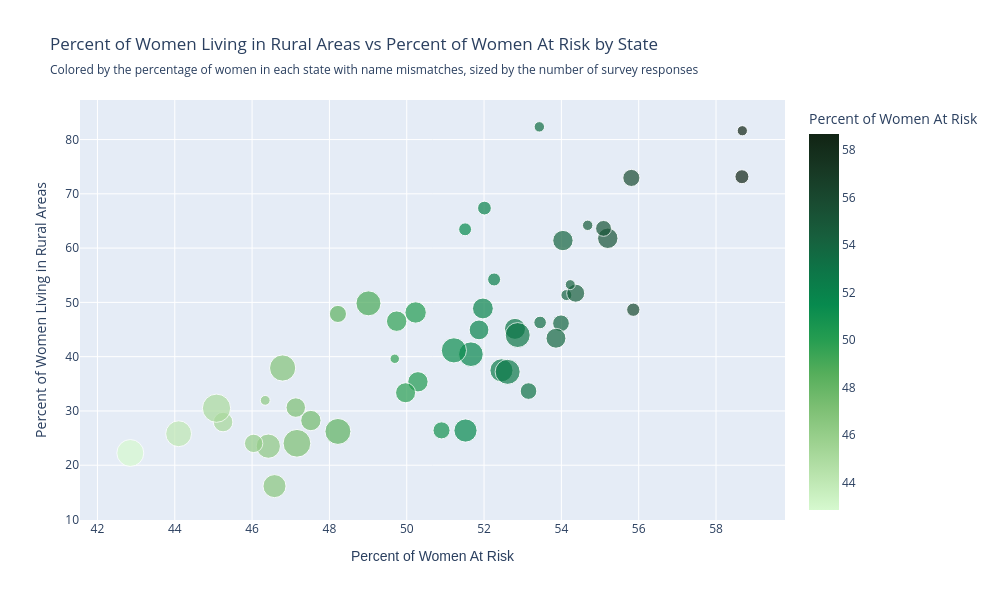
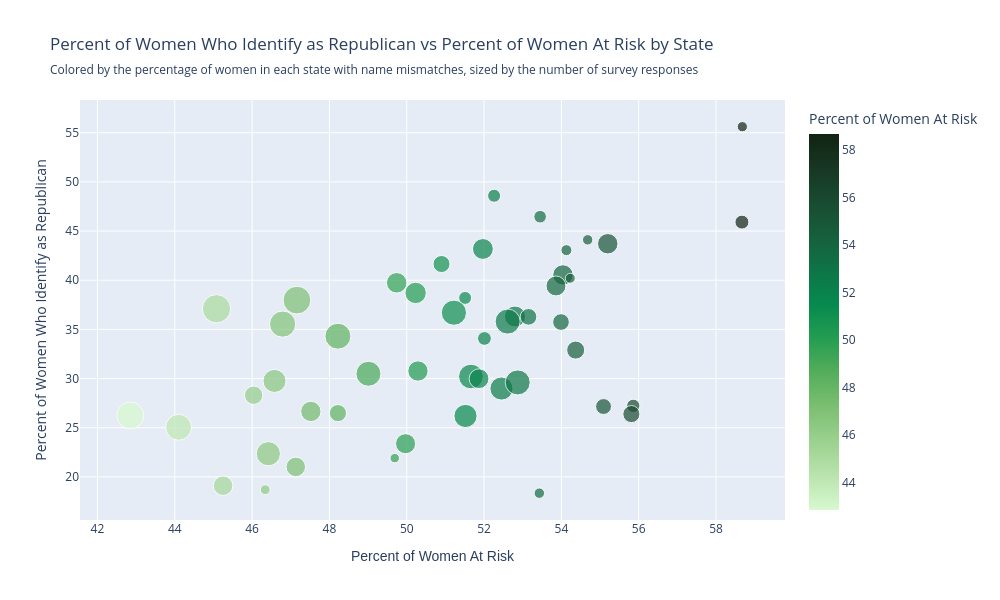

Notebook source saved alongside these figures, in order:
### Code cell
# Loop over pairs and create scatterplots colored by percent at risk (Excluding Delaware as outlier)
pairs = [
    ('Percent of Women At Risk', 'Percent of Women Living in Rural Areas'),
    ('Percent of Women At Risk','Percent of Women Who Identify as Republican'),
    # ('Percent of Women with an Income Under 25000', 'Percent of Women with Less than a College Degree'),
    # ('Percent of Women At Risk','Percent of Women with Less than a College Degree'),
    # ('Percent of Women At Risk','Percent of Women with an Income Under 25000'),
    # ('Percent of Women At Risk','Percent of Women Who Identify as Christian'),
    # ('Percent of Women At Risk','Percent of Women Under 30'),
]

import plotly.express as px

for x_var, y_var in pairs:
    fig = px.scatter(
        plot_df,
        x=x_var,
        y=y_var,
        width=1000, height=600,
        color='Percent of Women At Risk',
        color_continuous_scale='algae',
        size='N', # size by female 15 + population
        hover_name='State',
        title=f'{y_var} vs {x_var} by State',
        subtitle='Colored by the percentage of women in each state with name mismatches, sized by the number of survey responses'
    )

    fig.update_traces(
        text=state_grouped_merged['State'],
        textposition='top center'
    )

    fig.update_xaxes(title_font_family="Arial")

    fig.show()

    # create safe strings for chart names
    safe_x_var = x_var.replace(' ', '_')
    safe_y_var = y_var.replace(' ', '_')
    fig.write_html(f"../charts/{safe_x_var}_vs_{safe_y_var}.html")

### Figure 1 — Plotly figure (JSON) as saved in the notebook; plotly's stock layout.template omitted (floating-point values rounded to 4 significant figures)
{"data": [{"hovertemplate": "<b>%{hovertext}</b><br><br>Percent of Women At Risk=%{marker.color}<br>Percent of Women Living in Rural Areas=%{y}<br>N=%{marker.size}<extra></extra>", "hovertext": ["Alabama", "Alaska", "Arizona", "Arkansas", "California", "Colorado", "Connecticut", "Florida", "Georgia", "Hawaii", "Idaho", "Illinois", "Indiana", "Iowa", "Kansas", "Kentucky", "Louisiana", "Maine", "Maryland", "Massachusetts", "Michigan", "Minnesota", "Mississippi", "Missouri", "Montana", "Nebraska", "Nevada", "New Hampshire", "New Jersey", "New Mexico", "New York", "North Carolina", "North Dakota", "Ohio", "Oklahoma", "Oregon", "Pennsylvania", "Rhode Island", "South Carolina", "South Dakota", "Tennessee", "Texas", "Utah", "Vermont", "Virginia", "Washington", "West Virginia", "Wisconsin", "Wyoming"], "legendgroup": "", "marker": {"color": [52.26, 55.86, 48.22, 54.04, 42.85, 51.52, 47.13, 47.16, 46.79, 49.69, 54.13, 47.52, 52.8, 54.37, 53.99, 55.2, 50.23, 55.81, 46.42, 45.25, 51.66, 52.45, 51.51, 53.86, 52.01, 53.15, 46.58, 55.09, 46.04, 48.22, 44.1, 49.01, 54.23, 52.61, 53.45, 51.87, 51.22, 46.34, 49.74, 54.68, 51.97, 45.08, 50.9, 53.43, 50.29, 49.97, 58.67, 52.87, 58.68], "coloraxis": "coloraxis", "size": [675, 705, 2693, 1655, 2899, 2145, 1522, 3078, 2746, 356, 483, 1654, 1771, 1304, 1116, 1668, 1824, 1171, 2348, 1528, 2430, 2132, 665, 1588, 757, 1108, 2124, 1009, 1353, 1174, 2671, 2493, 398, 2503, 635, 1567, 2534, 385, 1676, 433, 1737, 3197, 1162, 436, 1651, 1604, 782, 2492, 419], "sizemode": "area", "sizeref": 7.992, "symbol": "circle"}, "mode": "markers", "name": "", "orientation": "v", "showlegend": false, "text": ["Alabama", "Alaska", "Arizona", "Arkansas", "California", "Colorado", "Connecticut", "Delaware", "Florida", "Georgia", "Hawaii", "Idaho", "Illinois", "Indiana", "Iowa", "Kansas", "Kentucky", "Louisiana", "Maine", "Maryland", "Massachusetts", "Michigan", "Minnesota", "Mississippi", "Missouri", "Montana", "Nebraska", "Nevada", "New Hampshire", "New Jersey", "New Mexico", "New York", "North Carolina", "North Dakota", "Ohio", "Oklahoma", "Oregon", "Pennsylvania", "Rhode Island", "South Carolina", "South Dakota", "Tennessee", "Texas", "Utah", "Vermont", "Virginia", "Washington", "West Virginia", "Wisconsin", "Wyoming"], "textposition": "top center", "type": "scatter", "x": [52.26, 55.86, 48.22, 54.04, 42.85, 51.52, 47.13, 47.16, 46.79, 49.69, 54.13, 47.52, 52.8, 54.37, 53.99, 55.2, 50.23, 55.81, 46.42, 45.25, 51.66, 52.45, 51.51, 53.86, 52.01, 53.15, 46.58, 55.09, 46.04, 48.22, 44.1, 49.01, 54.23, 52.61, 53.45, 51.87, 51.22, 46.34, 49.74, 54.68, 51.97, 45.08, 50.9, 53.43, 50.29, 49.97, 58.67, 52.87, 58.68], "xaxis": "x", "y": [54.22, 48.65, 26.22, 61.39, 22.25, 26.39, 30.62, 24.04, 37.91, 39.61, 51.35, 28.23, 45.12, 51.69, 46.15, 61.81, 48.14, 72.93, 23.51, 27.95, 40.45, 37.48, 63.46, 43.39, 67.37, 33.66, 16.15, 63.63, 24.02, 47.87, 25.8, 49.82, 53.27, 37.2, 46.3, 44.93, 41.16, 31.95, 46.54, 64.2, 48.88, 30.5, 26.42, 82.34, 35.37, 33.35, 73.15, 43.98, 81.62], "yaxis": "y"}], "layout": {"coloraxis": {"colorbar": {"title": {"text": "Percent of Women At Risk"}}, "colorscale": [[0, "rgb(214, 249, 207)"], [0.09091, "rgb(186, 228, 174)"], [0.1818, "rgb(156, 209, 143)"], [0.2727, "rgb(124, 191, 115)"], [0.3636, "rgb(85, 174, 91)"], [0.4545, "rgb(37, 157, 81)"], [0.5455, "rgb(7, 138, 78)"], [0.6364, "rgb(13, 117, 71)"], [0.7273, "rgb(23, 95, 61)"], [0.8182, "rgb(25, 75, 49)"], [0.9091, "rgb(23, 55, 35)"], [1, "rgb(17, 36, 20)"]]}, "height": 600, "legend": {"itemsizing": "constant", "tracegroupgap": 0}, "title": {"subtitle": {"text": "Colored by the percentage of women in each state with name mismatches, sized by the number of survey responses"}, "text": "Percent of Women Living in Rural Areas vs Percent of Women At Risk by State"}, "width": 1000, "xaxis": {"anchor": "y", "domain": [0, 1], "title": {"font": {"family": "Arial"}, "text": "Percent of Women At Risk"}}, "yaxis": {"anchor": "x", "domain": [0, 1], "title": {"text": "Percent of Women Living in Rural Areas"}}}}

### Figure 2 — Plotly figure (JSON) as saved in the notebook; plotly's stock layout.template omitted (floating-point values rounded to 4 significant figures)
{"data": [{"hovertemplate": "<b>%{hovertext}</b><br><br>Percent of Women At Risk=%{marker.color}<br>Percent of Women Who Identify as Republican=%{y}<br>N=%{marker.size}<extra></extra>", "hovertext": ["Alabama", "Alaska", "Arizona", "Arkansas", "California", "Colorado", "Connecticut", "Florida", "Georgia", "Hawaii", "Idaho", "Illinois", "Indiana", "Iowa", "Kansas", "Kentucky", "Louisiana", "Maine", "Maryland", "Massachusetts", "Michigan", "Minnesota", "Mississippi", "Missouri", "Montana", "Nebraska", "Nevada", "New Hampshire", "New Jersey", "New Mexico", "New York", "North Carolina", "North Dakota", "Ohio", "Oklahoma", "Oregon", "Pennsylvania", "Rhode Island", "South Carolina", "South Dakota", "Tennessee", "Texas", "Utah", "Vermont", "Virginia", "Washington", "West Virginia", "Wisconsin", "Wyoming"], "legendgroup": "", "marker": {"color": [52.26, 55.86, 48.22, 54.04, 42.85, 51.52, 47.13, 47.16, 46.79, 49.69, 54.13, 47.52, 52.8, 54.37, 53.99, 55.2, 50.23, 55.81, 46.42, 45.25, 51.66, 52.45, 51.51, 53.86, 52.01, 53.15, 46.58, 55.09, 46.04, 48.22, 44.1, 49.01, 54.23, 52.61, 53.45, 51.87, 51.22, 46.34, 49.74, 54.68, 51.97, 45.08, 50.9, 53.43, 50.29, 49.97, 58.67, 52.87, 58.68], "coloraxis": "coloraxis", "size": [675, 705, 2693, 1655, 2899, 2145, 1522, 3078, 2746, 356, 483, 1654, 1771, 1304, 1116, 1668, 1824, 1171, 2348, 1528, 2430, 2132, 665, 1588, 757, 1108, 2124, 1009, 1353, 1174, 2671, 2493, 398, 2503, 635, 1567, 2534, 385, 1676, 433, 1737, 3197, 1162, 436, 1651, 1604, 782, 2492, 419], "sizemode": "area", "sizeref": 7.992, "symbol": "circle"}, "mode": "markers", "name": "", "orientation": "v", "showlegend": false, "text": ["Alabama", "Alaska", "Arizona", "Arkansas", "California", "Colorado", "Connecticut", "Delaware", "Florida", "Georgia", "Hawaii", "Idaho", "Illinois", "Indiana", "Iowa", "Kansas", "Kentucky", "Louisiana", "Maine", "Maryland", "Massachusetts", "Michigan", "Minnesota", "Mississippi", "Missouri", "Montana", "Nebraska", "Nevada", "New Hampshire", "New Jersey", "New Mexico", "New York", "North Carolina", "North Dakota", "Ohio", "Oklahoma", "Oregon", "Pennsylvania", "Rhode Island", "South Carolina", "South Dakota", "Tennessee", "Texas", "Utah", "Vermont", "Virginia", "Washington", "West Virginia", "Wisconsin", "Wyoming"], "textposition": "top center", "type": "scatter", "x": [52.26, 55.86, 48.22, 54.04, 42.85, 51.52, 47.13, 47.16, 46.79, 49.69, 54.13, 47.52, 52.8, 54.37, 53.99, 55.2, 50.23, 55.81, 46.42, 45.25, 51.66, 52.45, 51.51, 53.86, 52.01, 53.15, 46.58, 55.09, 46.04, 48.22, 44.1, 49.01, 54.23, 52.61, 53.45, 51.87, 51.22, 46.34, 49.74, 54.68, 51.97, 45.08, 50.9, 53.43, 50.29, 49.97, 58.67, 52.87, 58.68], "xaxis": "x", "y": [48.59, 27.23, 34.31, 40.54, 26.25, 26.2, 21.02, 37.98, 35.54, 21.91, 43.06, 26.66, 36.31, 32.9, 35.75, 43.71, 38.71, 26.39, 22.36, 19.11, 30.21, 28.99, 38.2, 39.42, 34.08, 36.28, 29.76, 27.16, 28.31, 26.49, 25.05, 30.49, 40.2, 35.8, 46.46, 29.99, 36.7, 18.7, 39.74, 44.11, 43.18, 37.1, 41.65, 18.35, 30.77, 23.38, 45.91, 29.61, 55.61], "yaxis": "y"}], "layout": {"coloraxis": {"colorbar": {"title": {"text": "Percent of Women At Risk"}}, "colorscale": [[0, "rgb(214, 249, 207)"], [0.09091, "rgb(186, 228, 174)"], [0.1818, "rgb(156, 209, 143)"], [0.2727, "rgb(124, 191, 115)"], [0.3636, "rgb(85, 174, 91)"], [0.4545, "rgb(37, 157, 81)"], [0.5455, "rgb(7, 138, 78)"], [0.6364, "rgb(13, 117, 71)"], [0.7273, "rgb(23, 95, 61)"], [0.8182, "rgb(25, 75, 49)"], [0.9091, "rgb(23, 55, 35)"], [1, "rgb(17, 36, 20)"]]}, "height": 600, "legend": {"itemsizing": "constant", "tracegroupgap": 0}, "title": {"subtitle": {"text": "Colored by the percentage of women in each state with name mismatches, sized by the number of survey responses"}, "text": "Percent of Women Who Identify as Republican vs Percent of Women At Risk by State"}, "width": 1000, "xaxis": {"anchor": "y", "domain": [0, 1], "title": {"font": {"family": "Arial"}, "text": "Percent of Women At Risk"}}, "yaxis": {"anchor": "x", "domain": [0, 1], "title": {"text": "Percent of Women Who Identify as Republican"}}}}
